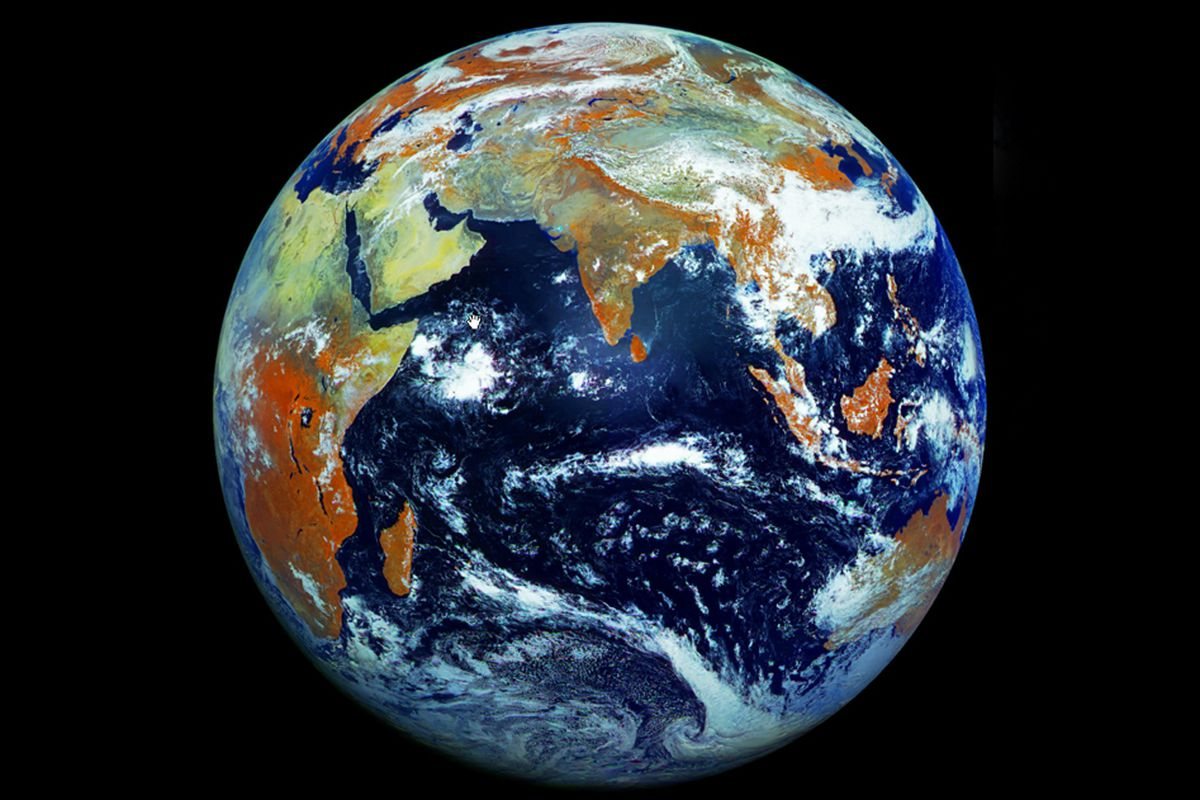
#> input picture Lecture 01 - Biological and artificial vision/earth.jpg, 1200 x 800 px
$ jupyter execute 'Leitura de uma imagem.ipynb'
#> lines starting #> are read from the running program, lines starting #| are printed output that depends on the picture
# Leitura e plotagem de imagens utilizando Python

[cell 1]
import matplotlib.pyplot as plt   # Biblioteca utilizada para plotar figuras
                                  # Pode ser usada também para ler figuras do disco
import cv2 as cv                  # Biblioteca OpenCV, muito utilizada em processamento de imagens

[cell 2]
# Leitura da imagem utilizando o matplotlib
img = plt.imread('earth.jpg')
#> img is the input picture: shape (800, 1200, 3); mean R, G, B 41.6, 46.6, 52.1

# Leitura da imagem utilizando o OpenCV
img_cv = cv.imread('earth.jpg')

[cell 3]
# Plotagem da imagem
plt.imshow(img)

[cell 4]
# Mostra cada canal de cor da imagem separadamente
img_red = img[:,:,0]
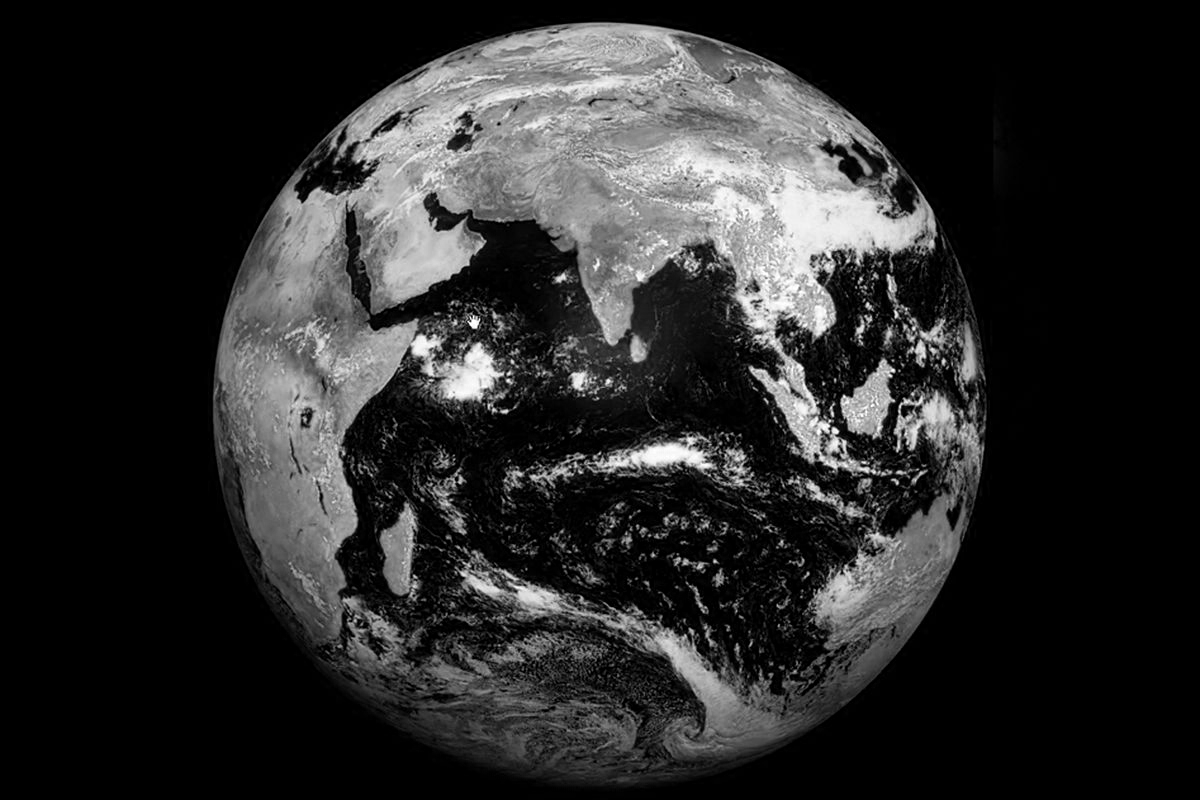
#> img_red: shape (800, 1200); min 0, max 255, mean 41.6
img_green = img[:,:,1]
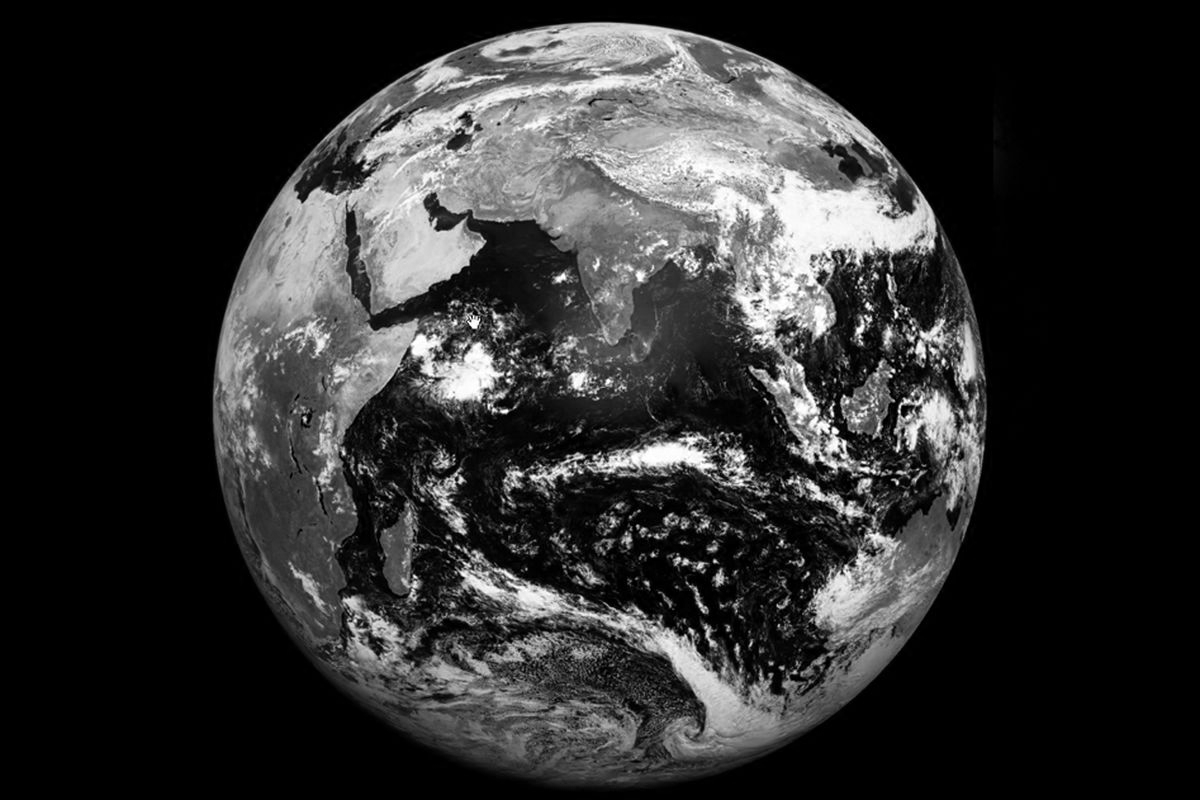
#> img_green: shape (800, 1200); min 0, max 255, mean 46.6
img_blue = img[:,:,2]
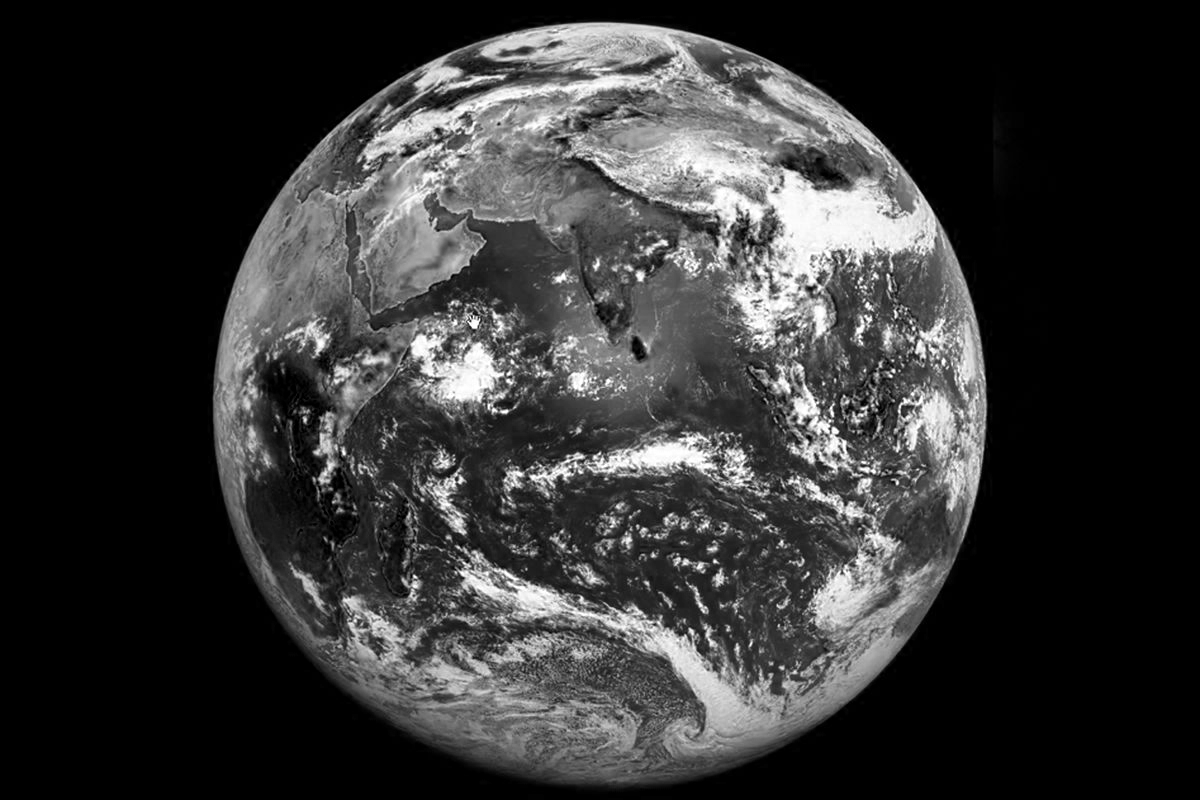
#> img_blue: shape (800, 1200); min 0, max 255, mean 52.1

plt.figure(figsize=[15, 5.])
plt.subplot(1, 3, 1)
plt.imshow(img_red, cmap='gray')
plt.title('Red channel')
plt.subplot(1, 3, 2)
plt.imshow(img_green, cmap='gray')
plt.title('Green channel')
plt.subplot(1, 3, 3)
plt.imshow(img_blue, cmap='gray')
plt.title('Blue channel')
plt.tight_layout()
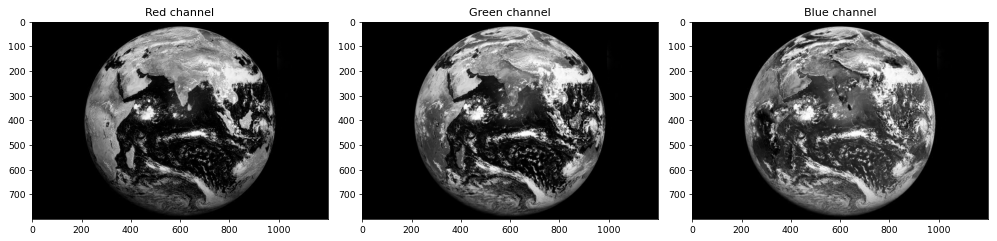
#> figure drawn by matplotlib, 3 panels

[cell 5]
# Converte imagem colorida para nível de cinza
img_gray = cv.cvtColor(img, cv.COLOR_RGB2GRAY)
plt.imshow(img_gray, 'gray')
